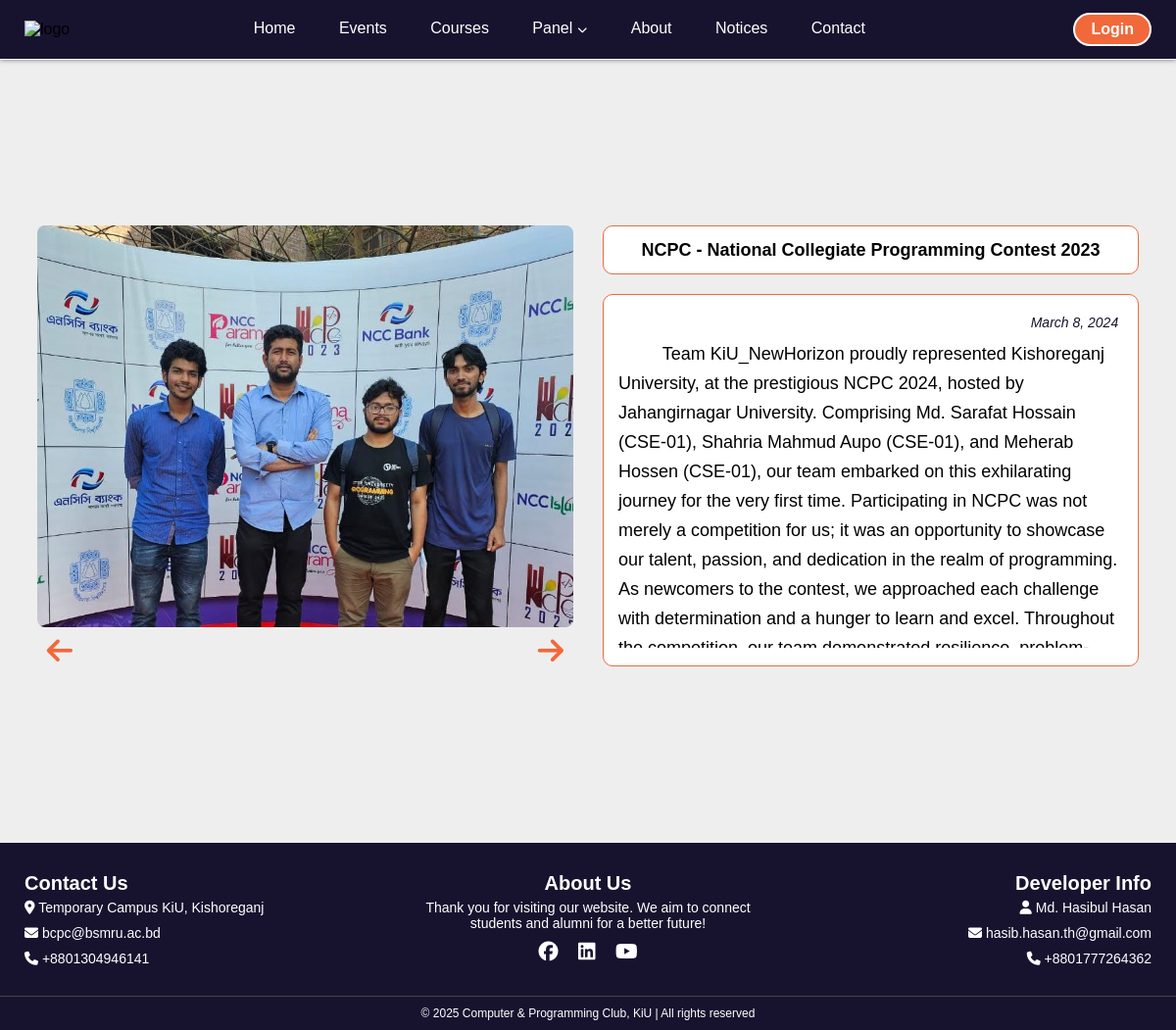
Page /event_details/8/ on the committed database.
### root/models.py (models this page shows, shortened)
class EventImage(models.Model):
    event = models.ForeignKey(Event, related_name='images', on_delete=models.CASCADE)
    image = models.ImageField(upload_to='event_img', blank=False, null=False)

class Event(models.Model):
    title = models.CharField(max_length=200)
    date = models.DateField(auto_now_add=False)
    type = models.CharField(max_length=20, choices=Event_Type)
    details = models.TextField(blank=True, null=True)  # if you want to allow empty details

### root/views.py (the view)
# urls.py: path('event_details/<int:id>/', views.event_details, name='event_details'),
def event_details(request,id):
    event=Event.objects.get(pk=id)
    return render(request, 'root/event_details.html', {'event':event})

### root/templates/root/event_details.html (shortened to what this page needs)
{% extends "root/base.html" %}
{% load static %}
{% block link %}
<link rel="stylesheet" href="{% static "root/css/event_details.css" %}">
{% endblock link %}
{% block content %}
<div class="content">
    <div class="left-content">
        <div class="content-img">
            {% for i in event.images.all %}
                <img src="{{ i.image.url }}" alt="" class="slide {% if forloop.first %}active{% endif %}">
            {% endfor %}
        </div>
        <div class="pagination">
            <div class="prev"><a href=""><i class="fas fa-arrow-left"></i></a></div>
            <div class="next"><a href=""><i class="fas fa-arrow-right"></i></a></div>
        </div>
    </div>
    <div class="right-content">
        <div class="title">{{ event.title }}</div>
        <div class='des'>
        <div class="date">{{event.date}}</div>
        <div class="details">
            {% if event.details %}
                {{ event.details }}
            {% else %}
                No details to show
            {% endif %}
        </div>
        </div>
    </div>
</div>
{% endblock content %}

### root/static/root/css/style.css (style rules this page uses)
* { margin: 0; padding: 0; box-sizing: border-box; }
html { scroll-behavior: smooth; }
body { font-family: 'Poppins', sans-serif; background: #eee; }

### root/static/root/css/event_details.css (style rules this page uses)
.content { background-color: #eee; min-height: 100vh; margin-top: 60px; display: flex; justify-content: center; align-items: center; flex-direction: row; gap: 30px; padding: 30px; padding-top: 20px; flex-wrap: wrap; }
.left-content, .right-content { width: 48%; display: flex; flex-direction: column; height: 450px; }
.left-content { border-color: none; }
.right-content { border-radius: 10px; }
.content-img { position: relative; border-radius: 8px; flex: 1; width: 100%; overflow: hidden; }
.content-img img { position: absolute; top: 0; left: 0; width: 100%; height: 100%; object-fit: cover; display: none; }
.content-img img.active { display: block; }
.pagination { border-radius: 8px; height: 30px; width: 100%; margin-top: 10px; padding: 0px 10px; display: flex; justify-content: space-between; align-items: center; }
.pagination a { text-decoration: none; color: #f1683a; font-size: 30px; font-weight: bolder; }
.right-content .title { border: 1px solid #f1683a; border-radius: 10px; background-color: #fff; height: 50px; margin-bottom: 20px; text-align: center; vertical-align: middle; font-weight: bolder; font-size: 18px; display: flex; justify-content: center; align-items: center; }
.right-content .des { border: 1px solid #f1683a; flex: 1; background-color: #fff; border-radius: 10px; }
.right-content .date { color: #17132f; height: 20px; padding: 20px; text-align: end; font-style: italic; font-size: 14px; }
.right-content .details { font-size: 18px; padding: 5px 15px; flex: 1; overflow-y: auto; max-height: 320px; line-height: 30px; }

### rows in the picture
EventImage: image (picture)
Event: title "NCPC - National Collegiate Programming Contest 2023", date "March 8, 2024", details "Team KiU_NewHorizon proudly represented Kishoreganj University, at the prestigious NCPC 2024, hosted by Jahangirnagar University. Comprising Md. Sarafat Hossain (CSE-01), Shahria Mahmud Aupo (CSE-01), and Meherab Hossen (CSE-01), our team embarked on this exhilarating journey for the very first time. Participating in NCPC was not merely a competition for us; it was an opportunity to showcase our talent, passion, and dedication in the realm of programming. As newcomers to the contest, we approached each challenge with determination and a hunger to learn and excel. Throughout…"
